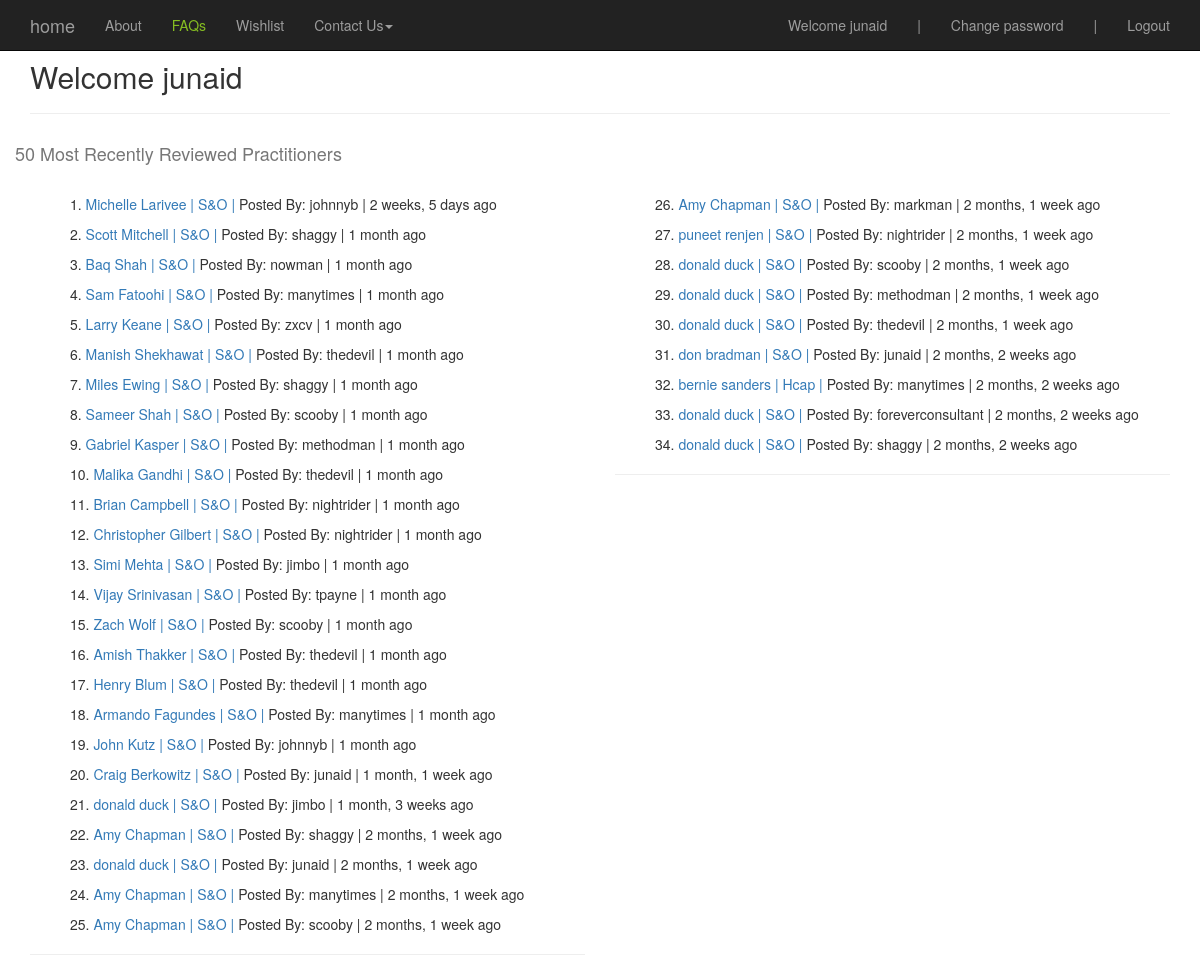
The page /myaccount/reviewedpractitioners/ (signed in) on the database its author committed.
### reviews/models.py (models this page shows, shortened)
class Review(models.Model):
	user = models.ForeignKey(settings.AUTH_USER_MODEL)
	employee = models.ForeignKey("Employee") #in quotes because model defined later
	length_working = models.PositiveIntegerField(verbose_name="how long have you worked with this person? (months)?")
	ques1 = models.PositiveIntegerField(verbose_name="How nice is this person in their professional interactions (1-5)? (5 = most)?", validators=[MinValueValidator(1), MaxValueValidator(5)])
	ques2 = models.PositiveIntegerField(verbose_name="How competent is this person in their domain of expertise (1-5)? (5 = most)", validators=[MinValueValidator(1), MaxValueValidator(5)])
	ques3 = models.PositiveIntegerField(verbose_name="How much did you learn from this person while working with them (1-5)? (5 = most)", validators=[MinValueValidator(1), MaxValueValidator(5)])
	timestamp = models.DateTimeField(auto_now=False, auto_now_add=True)
	WORK_AGAIN_CHOICES = (
	    ('Y', 'Yes'),
	    ('N', 'No'),
	)
	work_again =  models.CharField(verbose_name="would you work with this person again if you had the choice?",
									max_length=1, choices=WORK_AGAIN_CHOICES, null=False)
	content = models.TextField(verbose_name="Please provide some comments on what it was like to work with this person",
									max_length=1500, validators=[ MinLengthValidator(60, message="Please enter a more impactful review")])
	class Meta:
		unique_together = (("user", "employee"),)  #really important - prevents dups

class Employee(models.Model):
	tracking_id = models.IntegerField()
	first_name = models.CharField(max_length=120)
	last_name = models.CharField(max_length=120)
	email = models.CharField(max_length=120, null=True, blank=True)
	level = models.CharField(max_length=120)
	service_area = models.CharField(max_length=120)
	service_line = models.CharField(max_length=120, null=True, blank=True)
	office = models.CharField(max_length=120)
	is_live = models.BooleanField(default=True)
	timestamp = models.DateTimeField(auto_now=False, auto_now_add=True)

### reviews/views.py (the view)
# urls.py: url(r'^myaccount/reviewedpractitioners/$', emp.list_of_reviewed_employees, name='reviews_longlist'),
@login_required
def list_of_reviewed_employees(request):
	if request.user.is_authenticated() and request.user.userstatus.is_contributor:
		recent_reviews1 = Review.objects.filter(employee__is_live=True).order_by('-pk')[:25]
		recent_reviews2 = Review.objects.filter(employee__is_live=True).order_by('-pk')[25:50]
		context = {
		"username": request.user,  #update this
		"recent_reviews1": recent_reviews1,
		"recent_reviews2": recent_reviews2,
		}
		return render(request, "recent_reviews_longlist.html", context)
	else:
		if request.user.is_authenticated() and request.user.userstatus.is_contributor == False:
			return render(request, "become_a_contributor.html", {})
		else:
			return render(request, "home.html", {})

### templates/recent_reviews_longlist.html (shortened to what this page needs)
{% extends "base.html" %}
{% block content %}
<div class='container'>
<h2> Welcome {{username}} </h2>
<hr/>
 	<div class='row'>
		<h4>50 Most Recently Reviewed Practitioners</h4>
		<div class='col-sm-6'>
		 	<br>
		 		{% for obj in recent_reviews1 %}
					<ul>
					{{ forloop.counter }}.
					<a href='{% url "emp_details" pk=obj.employee.pk %}'>
					{{obj.employee.first_name}} {{obj.employee.last_name}} |
					{{obj.employee.service_area}} |
					</a>
					Posted By: {{obj.user}} |
					{{obj.timestamp|timesince}} ago
					</ul>
				{% endfor %}
				<hr/>
		</div>
		<div class='col-sm-6'>
		 	<br>
		 		{% for obj in recent_reviews2 %}
					<ul>
					{{ forloop.counter|add:25}}.
					<a href='{% url "emp_details" pk=obj.employee.pk %}'>
					{{obj.employee.first_name}} {{obj.employee.last_name}} |
					{{obj.employee.service_area}} |
					</a>
					Posted By: {{obj.user}} |
					{{obj.timestamp|timesince}} ago
					</ul>
				{% endfor %}
				<hr/>
		</div>
	</div>
</div>
{% endblock %}

### templates/navbar.html (shortened to what this page needs)
    <nav class="navbar navbar-inverse navbar-fixed-top">
      <div class="container">
        <div class="navbar-header">
          <a class="navbar-brand" href='{% url "user_homepage" %}'>home</a>
        </div>
        <div id="navbar" class="navbar-collapse collapse">
        <ul class="nav navbar-nav">
              <li ><a href='{% url "about_us" %}'>About</a></li>
              <li ><a href='{% url "site_faqs" %}'><z style="color:#85BC22">FAQs</z></a></li>
              {% if request.user.is_authenticated  %}
              <li ><a href='{% url "feature_wishlist" %}'>Wishlist</a></li>
              {% endif %}
              <li class="dropdown">
                <a href="#" class="dropdown-toggle" data-toggle="dropdown" role="button" aria-haspopup="true" aria-expanded="false">Contact Us<span class="caret"></span></a>
              </li>
            </ul>
          <ul class="nav navbar-nav navbar-right">
          {% if request.user.is_authenticated  %}
            <li><a href=''>Welcome {{request.user}}</a></li>
            <li><a href=''>|</a></li>
            <li><a href='accounts/password/change/'>Change password</a></li>
            <li><a href=''>|</a></li>
            <li><a href='{% url "auth_logout" %}'>Logout</a></li>
          {% else %}
            <li><a href='accounts/password/reset/'> Reset </a></li>
            <li><a href='{% url "ver_question" %}'> Register </a></li>
          {% endif %}
          </ul>
        </div>
      </div>
    </nav>

### static/css/base.css (style rules this page uses)
h4 { color: #777777; }
.navbar { margin-bottom:0; }

### rows shown on the page
Review: employee.first_name "Michelle", employee.last_name "Larivee", employee.service_area "S&O", user "johnnyb", timestamp "2 weeks, 5 days"
Review: employee.first_name "Scott", employee.last_name "Mitchell", employee.service_area "S&O", user "shaggy", timestamp "1 month"
Review: employee.first_name "Baq", employee.last_name "Shah", employee.service_area "S&O", user "nowman", timestamp "1 month"
Review: employee.first_name "Sam", employee.last_name "Fatoohi", employee.service_area "S&O", user "manytimes", timestamp "1 month"
Review: employee.first_name "Larry", employee.last_name "Keane", employee.service_area "S&O", user "zxcv", timestamp "1 month"
Review: employee.first_name "Manish", employee.last_name "Shekhawat", employee.service_area "S&O", user "thedevil", timestamp "1 month"
Review: employee.first_name "Miles", employee.last_name "Ewing", employee.service_area "S&O", user "shaggy", timestamp "1 month"
Review: employee.first_name "Sameer", employee.last_name "Shah", employee.service_area "S&O", user "scooby", timestamp "1 month"
Review: employee.first_name "Gabriel", employee.last_name "Kasper", employee.service_area "S&O", user "methodman", timestamp "1 month"
Review: employee.first_name "Malika", employee.last_name "Gandhi", employee.service_area "S&O", user "thedevil", timestamp "1 month"
Review: employee.first_name "Brian", employee.last_name "Campbell", employee.service_area "S&O", user "nightrider", timestamp "1 month"
Review: employee.first_name "Christopher", employee.last_name "Gilbert", employee.service_area "S&O", user "nightrider", timestamp "1 month"
Review: employee.first_name "Simi", employee.last_name "Mehta", employee.service_area "S&O", user "jimbo", timestamp "1 month"
Review: employee.first_name "Vijay", employee.last_name "Srinivasan", employee.service_area "S&O", user "tpayne", timestamp "1 month"
Review: employee.first_name "Zach", employee.last_name "Wolf", employee.service_area "S&O", user "scooby", timestamp "1 month"
Review: employee.first_name "Amish", employee.last_name "Thakker", employee.service_area "S&O", user "thedevil", timestamp "1 month"
Review: employee.first_name "Henry", employee.last_name "Blum", employee.service_area "S&O", user "thedevil", timestamp "1 month"
Review: employee.first_name "Armando", employee.last_name "Fagundes", employee.service_area "S&O", user "manytimes", timestamp "1 month"
Review: employee.first_name "John", employee.last_name "Kutz", employee.service_area "S&O", user "johnnyb", timestamp "1 month"
Review: employee.first_name "Craig", employee.last_name "Berkowitz", employee.service_area "S&O", user "junaid", timestamp "1 month, 1 week"
Review: employee.first_name "donald", employee.last_name "duck", employee.service_area "S&O", user "jimbo", timestamp "1 month, 3 weeks"
Review: employee.first_name "Amy", employee.last_name "Chapman", employee.service_area "S&O", user "shaggy", timestamp "2 months, 1 week"
Review: employee.first_name "donald", employee.last_name "duck", employee.service_area "S&O", user "junaid", timestamp "2 months, 1 week"
Review: employee.first_name "Amy", employee.last_name "Chapman", employee.service_area "S&O", user "manytimes", timestamp "2 months, 1 week"
Review: employee.first_name "Amy", employee.last_name "Chapman", employee.service_area "S&O", user "scooby", timestamp "2 months, 1 week"
Review: employee.first_name "Amy", employee.last_name "Chapman", employee.service_area "S&O", user "markman", timestamp "2 months, 1 week"
Review: employee.first_name "puneet", employee.last_name "renjen", employee.service_area "S&O", user "nightrider", timestamp "2 months, 1 week"
Review: employee.first_name "donald", employee.last_name "duck", employee.service_area "S&O", user "scooby", timestamp "2 months, 1 week"
Review: employee.first_name "donald", employee.last_name "duck", employee.service_area "S&O", user "methodman", timestamp "2 months, 1 week"
Review: employee.first_name "donald", employee.last_name "duck", employee.service_area "S&O", user "thedevil", timestamp "2 months, 1 week"
Review: employee.first_name "don", employee.last_name "bradman", employee.service_area "S&O", user "junaid", timestamp "2 months, 2 weeks"
Review: employee.first_name "bernie", employee.last_name "sanders", employee.service_area "Hcap", user "manytimes", timestamp "2 months, 2 weeks"
Review: employee.first_name "donald", employee.last_name "duck", employee.service_area "S&O", user "foreverconsultant", timestamp "2 months, 2 weeks"
Review: employee.first_name "donald", employee.last_name "duck", employee.service_area "S&O", user "shaggy", timestamp "2 months, 2 weeks"

### other values the page prints
{{ request.user }} "junaid"
{{ username }} "junaid"
